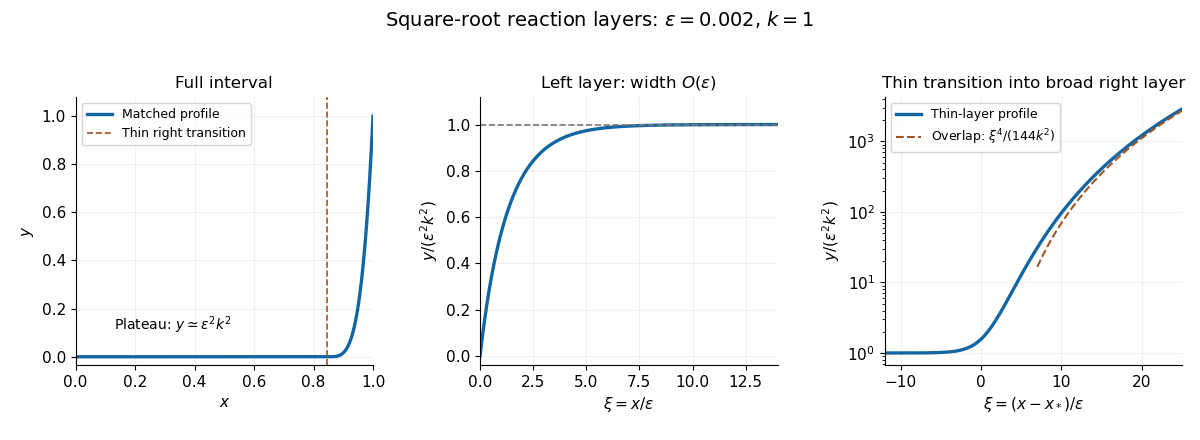

Here is the Python script that generated this plot:
#!/usr/bin/env python3
"""Plot matched square-root reaction layers; write the opaque PNG to cwd.

Tested with Python 3.14.4, NumPy 2.3.5, Matplotlib 3.10.7.
Dependencies are declared in the repository's pyproject.toml.
"""
from pathlib import Path
import numpy as np
import matplotlib
matplotlib.use('Agg')
import matplotlib.pyplot as plt

EPSILON = 0.002
K = 1.0


def primitive_from_log_distance(log_distance, above=True):
    """Stable Phi for sqrt(Y)=k(1 +/- exp(log_distance))."""
    sign = 1 if above else -1
    w = K * (1 + sign * np.exp(log_distance))
    s = np.sqrt(K + 2 * w)
    log_ratio = np.log(2 * K) + log_distance - 2 * np.log(s + np.sqrt(3 * K))
    return np.sqrt(2 * K) * log_ratio + np.sqrt(6 * (K + 2 * w))


def invert_primitive(target, above=True):
    target = np.asarray(target, dtype=float)
    lo = np.full_like(target, -1000.0)
    hi = np.full_like(target, 100.0 if above else 0.0)
    for _ in range(70):
        mid = (lo + hi) / 2
        phi = primitive_from_log_distance(mid, above)
        lo = np.where(phi < target, mid, lo)
        hi = np.where(phi >= target, mid, hi)
    u = (lo + hi) / 2
    return (K * (1 + (1 if above else -1) * np.exp(u))) ** 2


def left(xi):
    values = invert_primitive(primitive_from_log_distance(0.0, False) - np.asarray(xi), False)
    return np.where(np.asarray(xi) == 0, 0.0, values)


def right(xi):
    return invert_primitive(xi, True)


def transition_position():
    # At y(1)=1, sqrt(Y)=1/epsilon, with Y=y/epsilon^2.
    boundary_log_distance = np.log(1 / (EPSILON * K) - 1)
    return 1 - EPSILON * primitive_from_log_distance(boundary_log_distance)


def main():
    x_star = transition_position()
    x = np.unique(np.r_[np.linspace(0, 1, 1800), np.linspace(0, 16 * EPSILON, 250),
                        np.linspace(x_star - 15 * EPSILON, x_star + 25 * EPSILON, 500)])
    x = x[(x >= 0) & (x <= 1)]
    composite = EPSILON**2 * (left(x / EPSILON) + right((x - x_star) / EPSILON) - K**2)
    plt.rcParams.update({'font.size': 11, 'axes.titlesize': 12, 'axes.labelsize': 11})
    fig, axes = plt.subplots(1, 3, figsize=(12, 4.4), dpi=100, facecolor='white')
    ax = axes[0]
    ax.plot(x, composite, color='#1466a3', lw=2.4, label='Matched profile')
    ax.axvline(x_star, color='#a45424', ls='--', lw=1.2, label='Thin right transition')
    ax.set(xlabel=r'$x$', ylabel=r'$y$', xlim=(0, 1), ylim=(-0.035, 1.08), title='Full interval')
    ax.text(0.13, 0.11, r'Plateau: $y\simeq\varepsilon^2 k^2$', fontsize=10)
    ax.legend(loc='upper left', fontsize=9)
    ax = axes[1]
    xi = np.linspace(0, 14, 450)
    ax.plot(xi, left(xi) / K**2, color='#1466a3', lw=2.4)
    ax.axhline(1, color='#777777', ls='--', lw=1.2)
    ax.set(xlabel=r'$\xi=x/\varepsilon$', ylabel=r'$y/(\varepsilon^2 k^2)$',
           xlim=(0, 14), ylim=(-0.04, 1.12), title=r'Left layer: width $O(\varepsilon)$')
    ax = axes[2]
    xi = np.linspace(-12, 25, 600)
    ax.semilogy(xi, right(xi) / K**2, color='#1466a3', lw=2.4, label='Thin-layer profile')
    xi_asymp = np.linspace(7, 25, 240)
    ax.semilogy(xi_asymp, xi_asymp**4 / (144 * K**2), color='#a45424', ls='--', lw=1.5,
                label=r'Overlap: $\xi^4/(144k^2)$')
    ax.set(xlabel=r'$\xi=(x-x_*)/\varepsilon$', ylabel=r'$y/(\varepsilon^2 k^2)$',
           xlim=(-12, 25), title='Thin transition into broad right layer')
    ax.legend(loc='upper left', fontsize=9)
    for ax in axes:
        ax.grid(alpha=0.18)
        ax.spines[['top', 'right']].set_visible(False)
    fig.suptitle(r'Square-root reaction layers: $\varepsilon=0.002$, $k=1$', fontsize=14)
    fig.subplots_adjust(left=0.063, right=0.985, bottom=0.17, top=0.78, wspace=0.36)
    output = Path.cwd() / 'paper-79-nested-layers.png'
    fig.savefig(output, facecolor='white', transparent=False)
    plt.close(fig)
    assert output.is_file()


if __name__ == '__main__':
    main()
